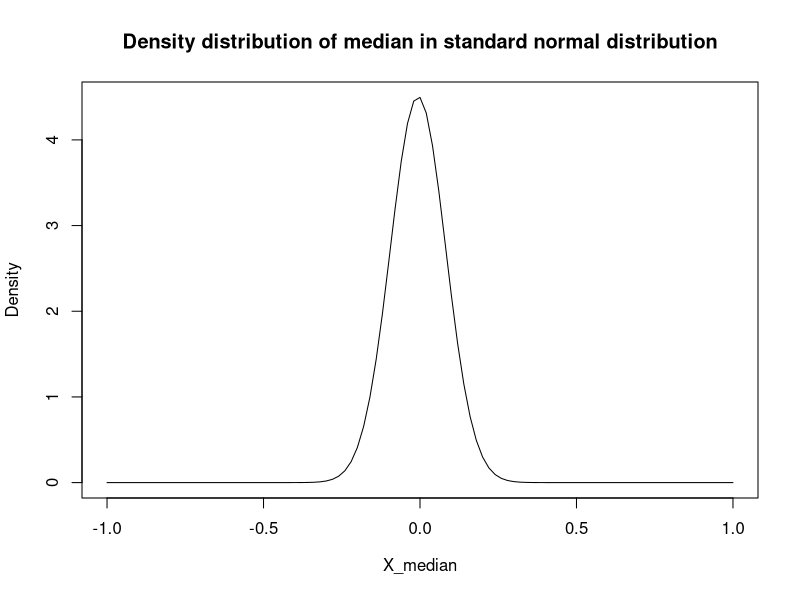
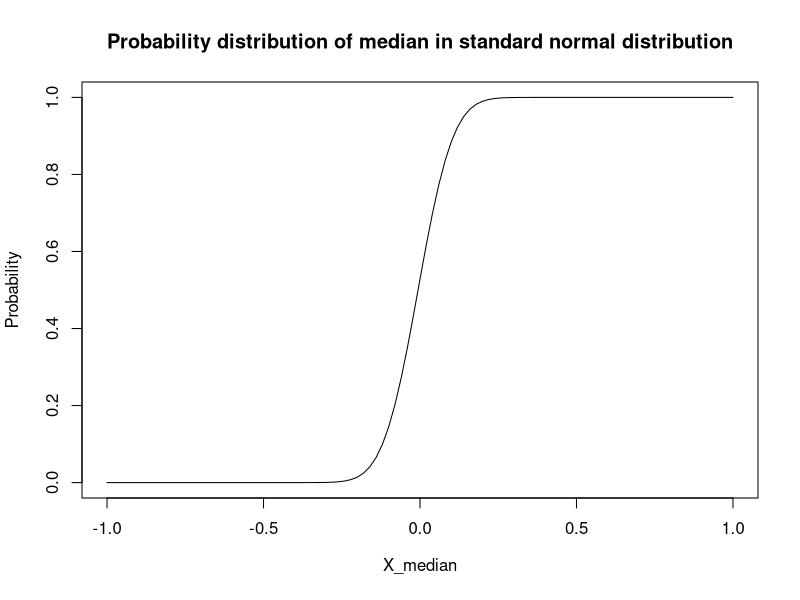
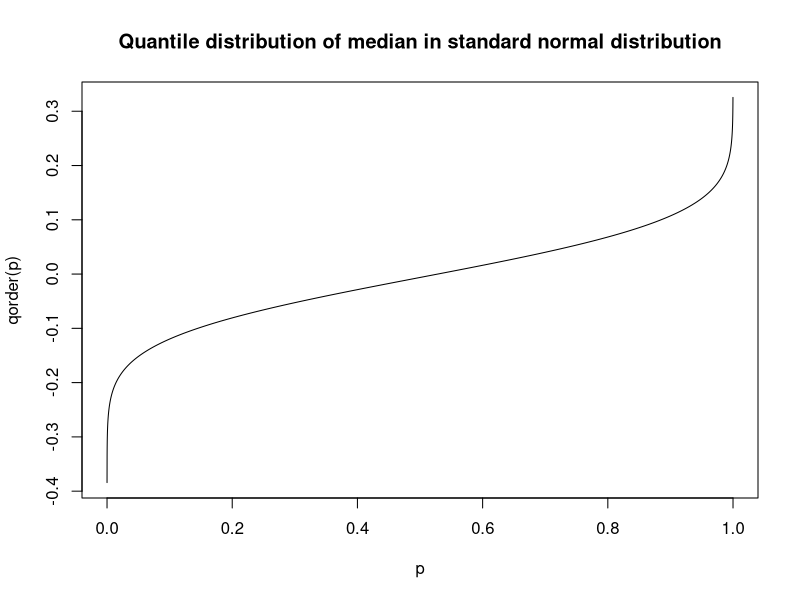
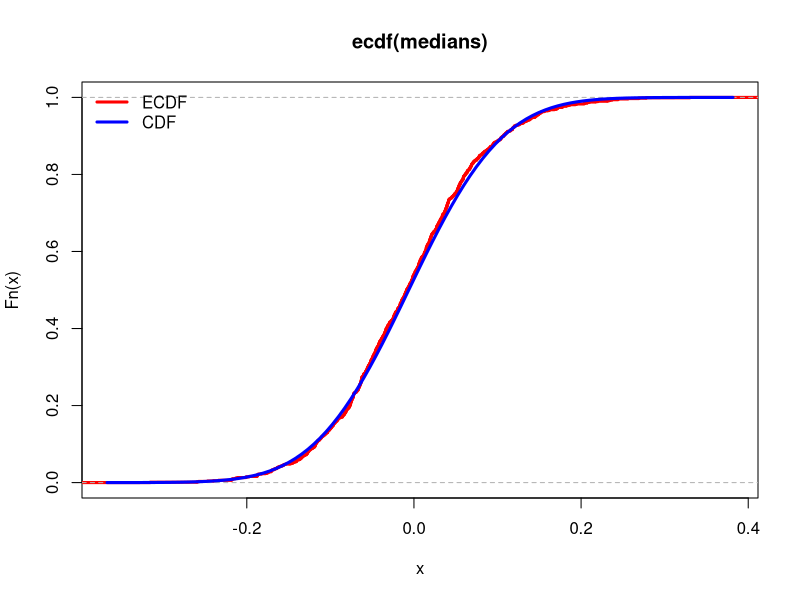
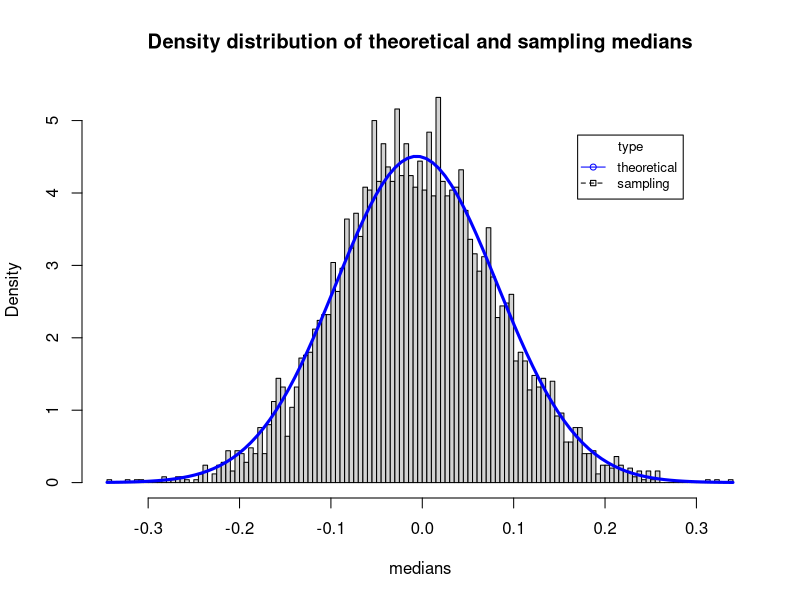
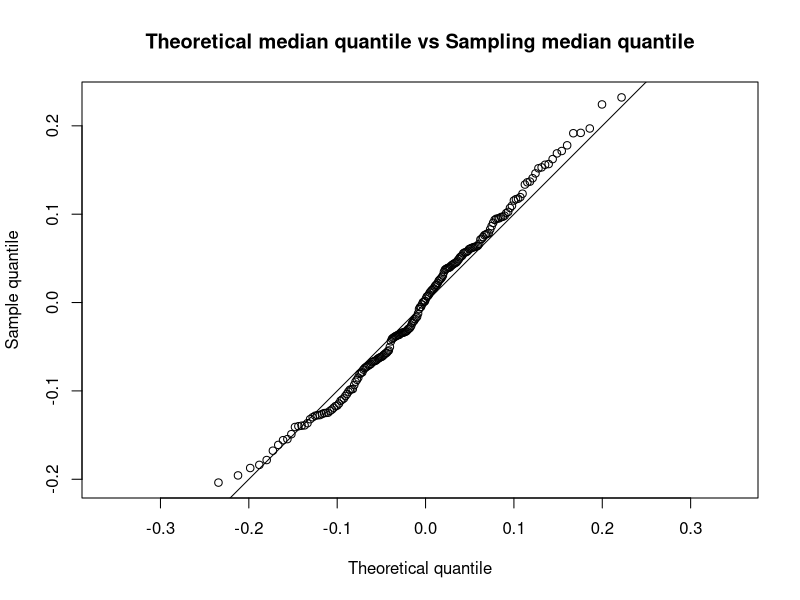
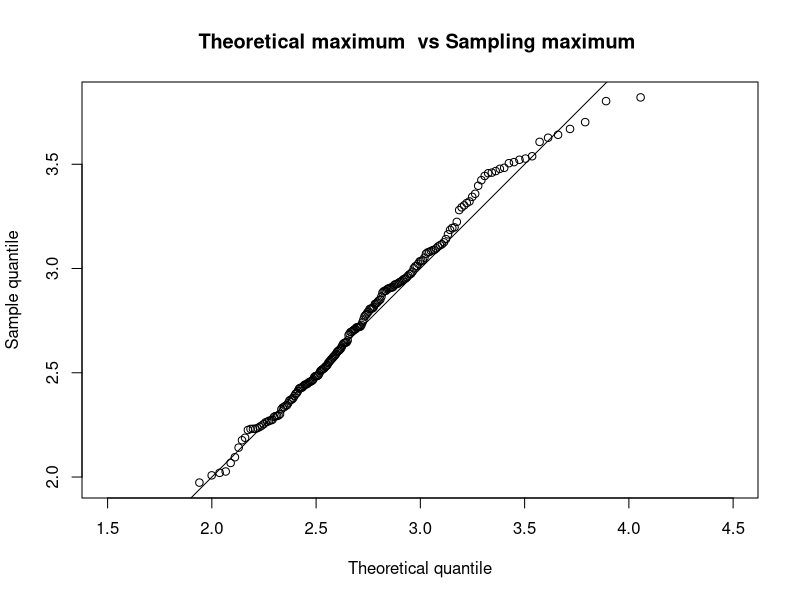
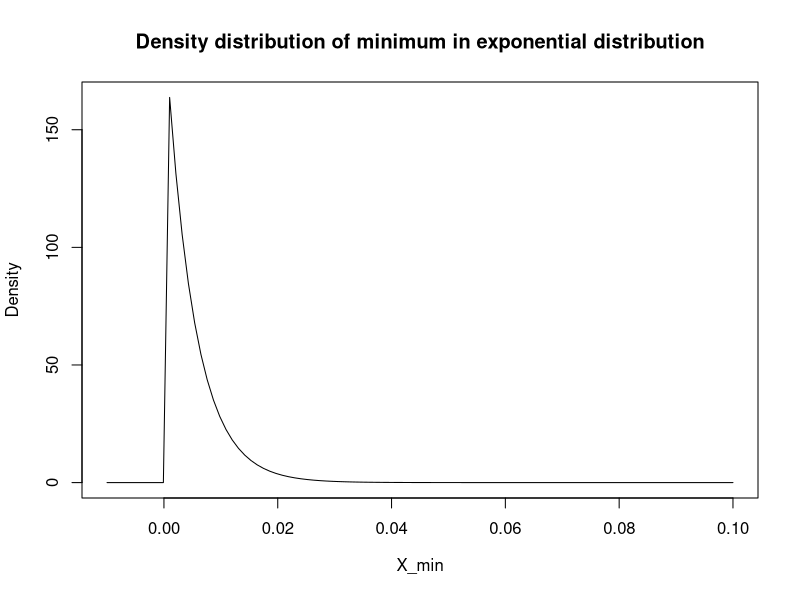

Write R code to recreate these figures, in order.
## ---- chunk 1

dorder <- function(x,k=100,n=200){
  k*
  choose(n,k)*
  (pnorm(x))^(k-1)*
  (1-pnorm(x))^(n-k)*
  dnorm(x)
}
curve(
    dorder(x)
  ,-1
  ,1
  , xlab = parse(text="X_median")
  , ylab = "Density"
  ,main='Density distribution of median in standard normal distribution'
)



## ---- chunk 2


porder <- function(x,k=100,n=200){
  pbinom(k-1, n, pnorm(x), lower.tail = FALSE)
}

curve(
    porder(x)
  , -1
  , 1
  , xlab = parse(text="X_median")
  , ylab = "Probability"
  ,main='Probability distribution of median in standard normal distribution'
)
## ---- chunk 3
qorder <- function(p,k=100,n=200){
  for (i in seq_along(p)){
  p[i]<-uniroot(function(q){porder(q,k,n)-p[i]},interval = c(-10,10))[[1]]
  }
  p
}

p<-seq(0.00001,1,0.0001)
plot(p,qorder(p),type='l' ,main='Quantile distribution of median in standard normal distribution')

## ---- chunk 4
library(dplyr)

M <- 1000 # studies
N <- 200 # sample size
bmis <- array(rnorm(M*N), c(M, N))
medians <- bmis %>% apply(1, function(x){sort(x)[100]})

bmi_ecdf <- ecdf(medians)  # The output is a function
plot(bmi_ecdf, do.points = FALSE, col = "red", lwd = 3)
curve(porder(x), add = TRUE, lwd = 3, col = "blue")
legend(
    "topleft"
  , c("ECDF","CDF")
  , lwd = 3
  , col = c("red","blue")
  , bty = "n"
)

## ---- chunk 5
library(dplyr)

M <- 5000 # studies
N <- 200 # sample size
bmis <- array(rnorm(M*N), c(M, N))
medians <- bmis %>% apply(1, function(x){sort(x)[100]})
hist(medians, breaks = 100, freq = FALSE,main='Density distribution of theoretical and sampling medians')
curve(dorder(x), lwd = 3, add = TRUE, col = "blue")
legend(x=0.17,y=4.8,c('theoretical','sampling'),cex=0.8,col=c('blue','black'),pch=21:22, lty=1:2, bg="white", title="type", title.col="black")
## ---- chunk 6

M <- 200 # studies
N <- 200 # sample size
bmis <- array(rnorm(M*N), c(M, N))
random_sample<- bmis %>% apply(1, function(x){sort(x)[100]})
q_candidate <- qorder

x <- q_candidate((1:199)/200)
y <- quantile(random_sample, probs = (1:199)/200)
plot(x,y, asp = 1,type='p',xlab = "Theoretical quantile", ylab = "Sample quantile",main='Theoretical median quantile vs Sampling median quantile')
abline(0,1)

## ---- chunk 7
dorder <- function(x,k=100,n=200){
  k*
  choose(n,k)*
  (pnorm(x))^(k-1)*
  (1-pnorm(x))^(n-k)*
  dnorm(x)
}

porder <- function(x,k=100,n=200){
  pbinom(k-1, n, pnorm(x), lower.tail = FALSE)
}

qorder <- function(p,k=100,n=200){
  for (i in seq_along(p)){
  p[i]<-uniroot(function(q){porder(q,k,n)-p[i]},interval = c(-10,10))[[1]]
  }
  p
}

## ---- chunk 8
M <- 200 # studies
N <- 200 # sample size
bmis <- array(rnorm(M*N), c(M, N))
random_sample<- bmis %>% apply(1, function(x){sort(x)[200]})
q_candidate <- qorder
x <- q_candidate((1:200)/201,k=200)
y <- quantile(random_sample, probs = (1:200)/201)
plot(x,y, asp = 1,type='p',xlab = "Theoretical quantile", ylab = "Sample quantile",main='Theoretical maximum  vs Sampling maximum ')
abline(0,1)
## ---- chunk 9
dorder_f <- function(x,k=1,n=200,dist){
  PFUN<-get(paste0('p',dist))
  DFUN<-get(paste0('d',dist))
  k*
  choose(n,k)*
  (PFUN(x))^(k-1)*
  (1-PFUN(x))^(n-k)*
  DFUN(x)
}

porder_f <- function(x,k=1,n=200,dist){
  PFUN<-get(paste0('p',dist))
  pbinom(k-1, n, PFUN(x), lower.tail = FALSE)
}

qorder_f <- function(p,k=1,n=200,dist){
  for (i in seq_along(p)){
  p[i]<-uniroot(function(q){porder_f(q,k,n,dist)-p[i]},interval = c(-1,1))[[1]]
  }
  p
}
## ---- chunk 10
curve(
    dorder_f(x,dist='exp')
  ,-0.01
  ,0.1
  , xlab = parse(text="X_min")
  , ylab = "Density"
  ,main='Density distribution of minimum in exponential distribution'
)
## ---- chunk 11
curve(
    porder_f(x,dist='exp')
  ,-0.01
  ,0.08
  , xlab = parse(text="X_min")
  , ylab = "Density"
  ,main='Probability distribution of minimum in exponential distribution'
)
